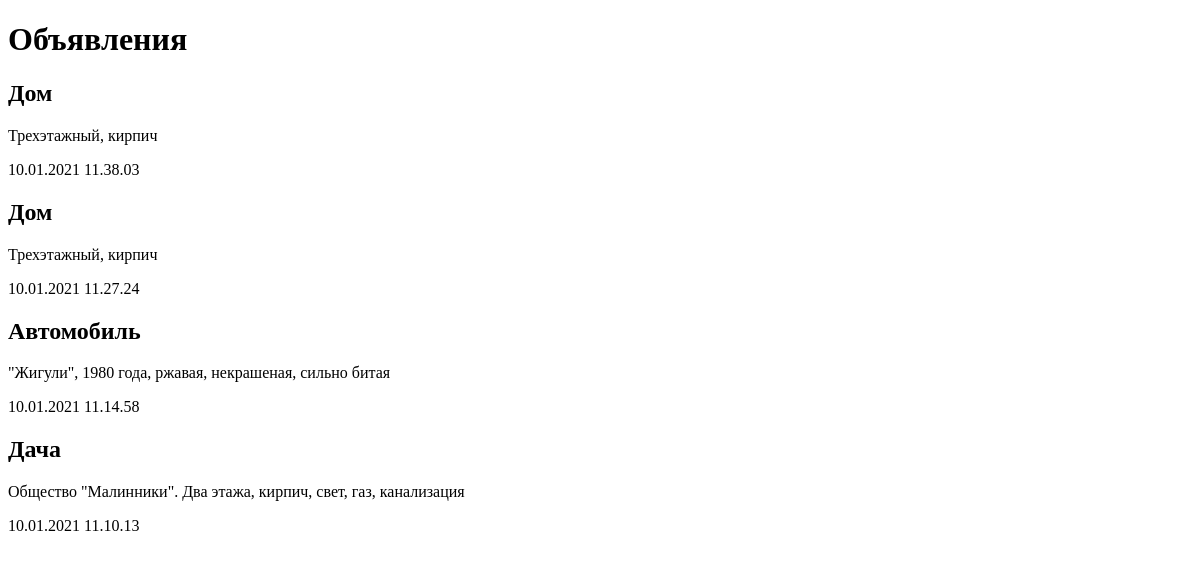
Page /bboard/ on the earlier database version.
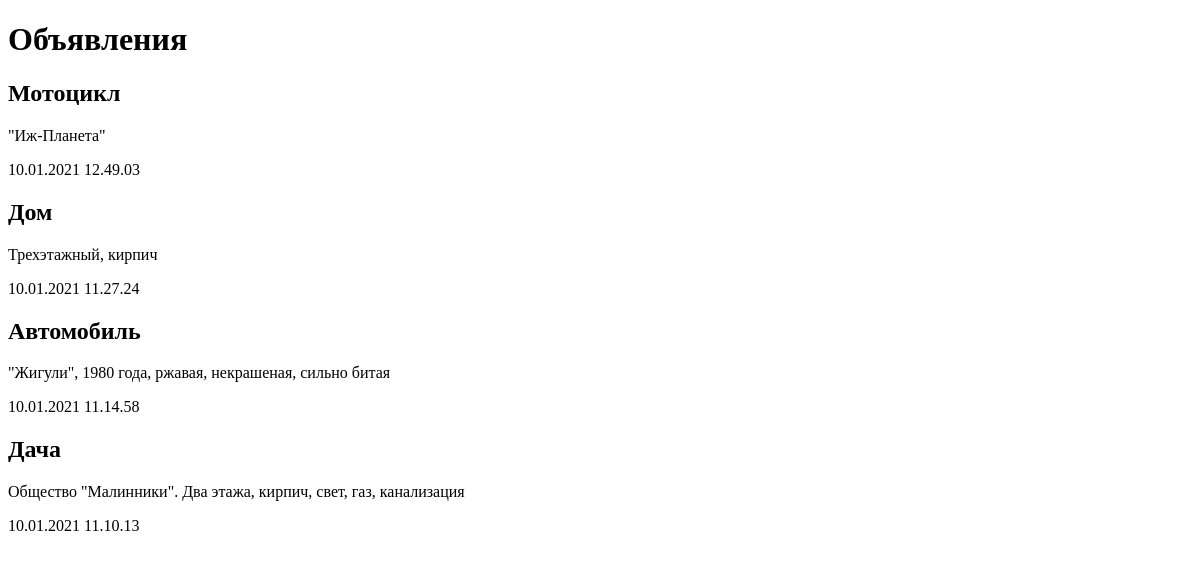
Same page on the later database version.
### bboard/models.py (models this page shows)
class Bb(models.Model):
    title = models.CharField(max_length=50, verbose_name='Товар')
    content = models.TextField(null=True, blank=True, verbose_name='Описание')
    price = models.FloatField(null=True, blank=True, verbose_name='Цена')
    published = models.DateTimeField(auto_now_add=True, db_index=True, verbose_name='Опубликовано')
    rubric = models.ForeignKey('Rubric', null=True, on_delete=models.PROTECT, verbose_name='Рубрика')
    class Meta:
        verbose_name_plural = 'Объявления'
        verbose_name = 'Объявление'
        ordering = ['-published']

### bboard/views.py (the view)
# urls.py: path('', index),
def index(request):
    bbs = Bb.objects.all()
    rubrics = Rubric.objects.all()
    context = {'bbs': bbs, 'rubrics': rubrics}
    return render(request, 'bboard/index.html', context)

### bboard/templates/bboard/index.html (shortened to what this page needs)
<!DOCTYPE html>
<html lang="en">
<head>
</head>
<body>
<h1>Объявления</h1>
{% for bb in bbs %}
<div>
    <h2> {{ bb.title }}</h2>
    <p> {{ bb.content }}</p>
    <p> {{ bb.published|date:"d.m.Y H.i.s" }}</p>
</div>
{% endfor %}
</body>
</html>

Differences in the rows shown:
removed Bb: title "Дом", content "Трехэтажный, кирпич", published "10.01.2021 11.38.03"
added Bb: title "Мотоцикл", content "\"Иж-Планета\"", published "10.01.2021 12.49.03"
